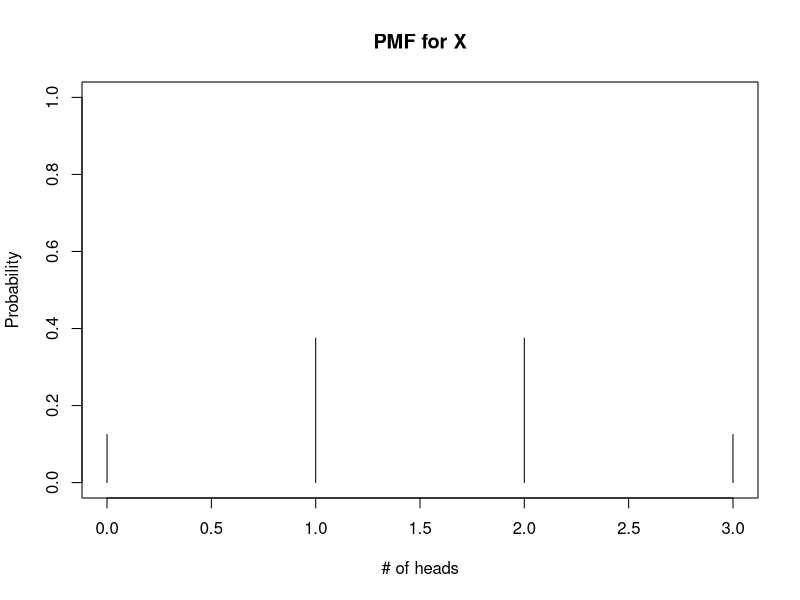
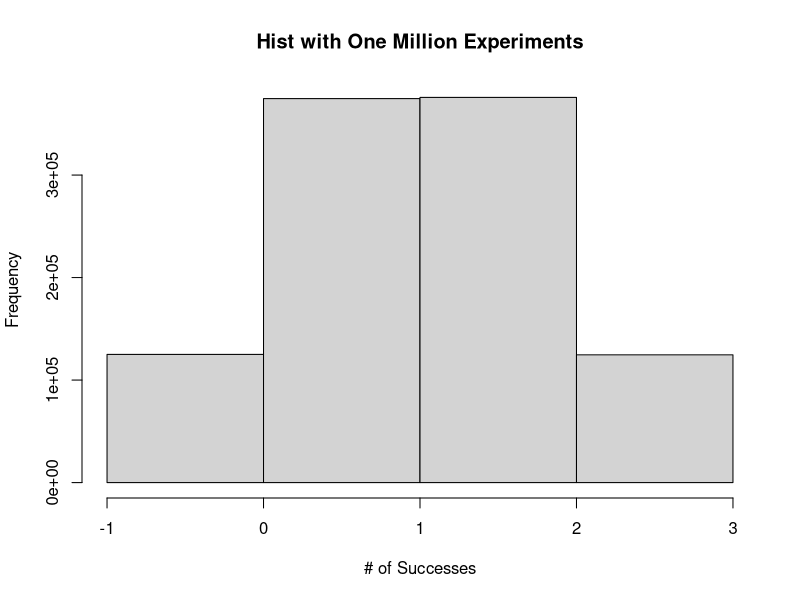
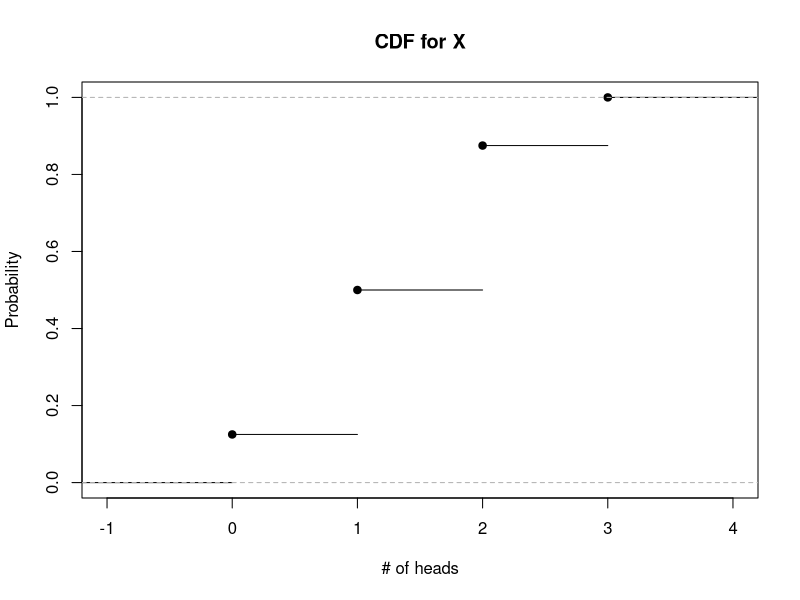
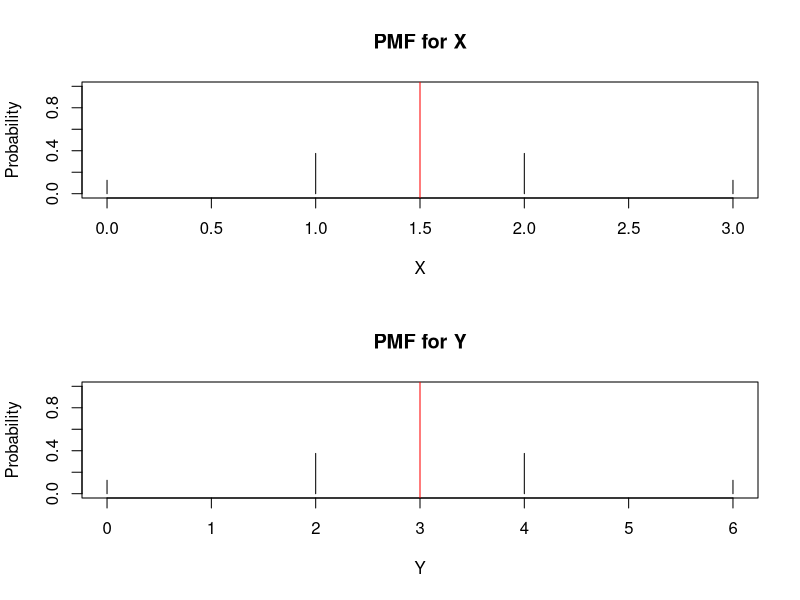
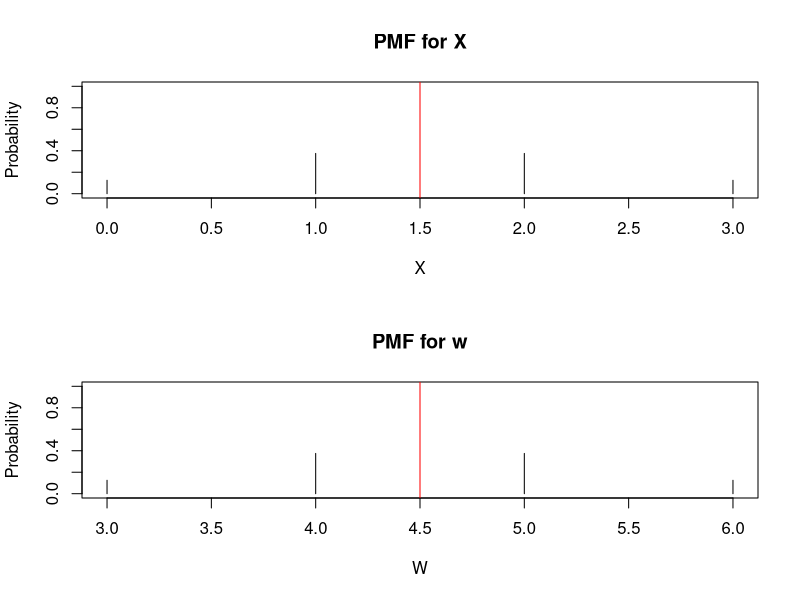
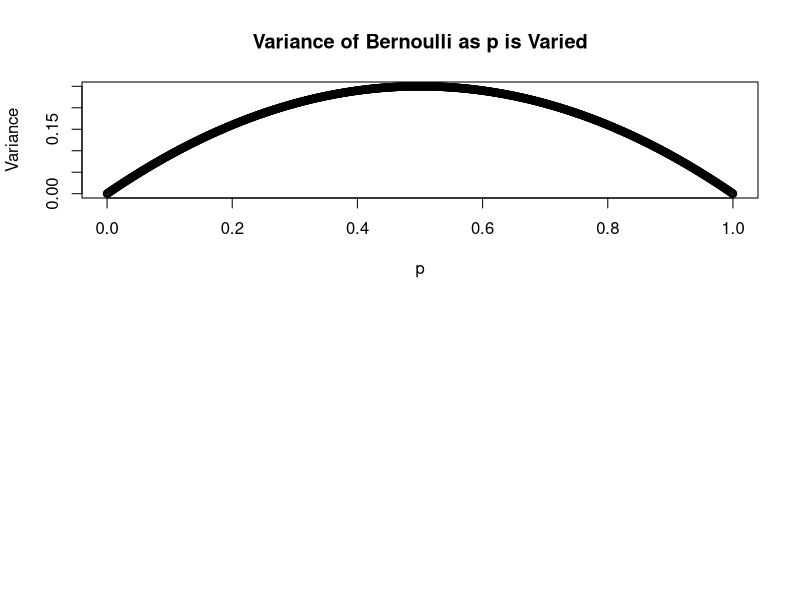
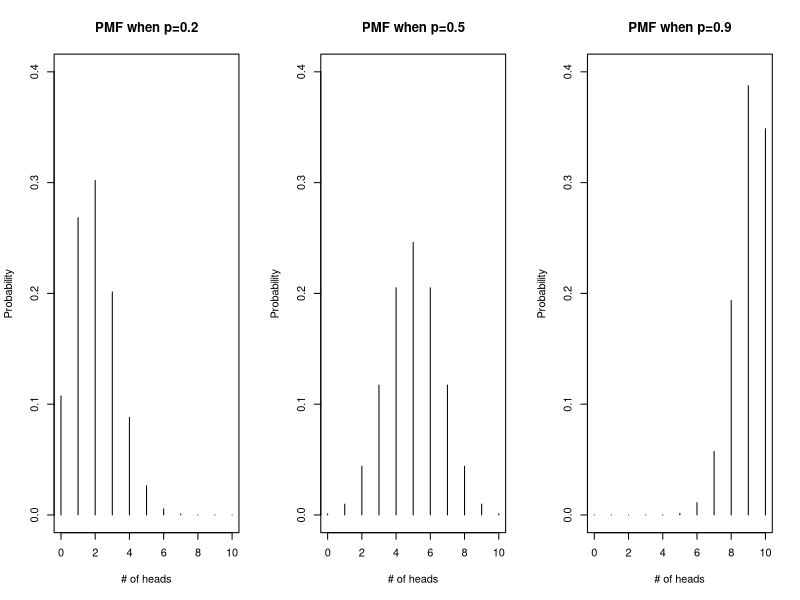
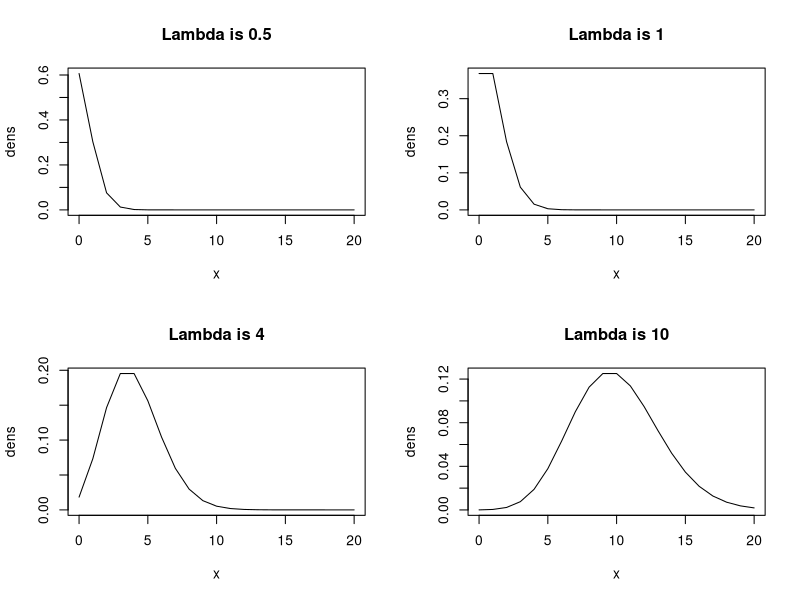

Here is the R script that generated these plots, in order:
## ---- chunk 1
rm(list = ls())
## ---- chunk 2
# Define your table data
my_data <- data.frame(
  x = c(0, 1, 2, 3),
  PMF = c(1/8, 3/8, 3/8, 1/8)
)

# Create the table using kable
knitr::kable(my_data, caption = "PMF for X")
## ---- chunk 3
##support
x<-0:3
## PMF for each value in the support. 
PMFs<-c(1/8, 3/8, 3/8, 1/8)
## create plot of PMF vs each value in support
plot(x, PMFs, type="h", main = "PMF for X", xlab="# of heads", ylab="Probability", ylim=c(0,1))
## ---- chunk 4
##It turns out that our experiment can be modeled as a binomial distribution. 
##More details about binomial distribution later in this module. 

##set up X as a binomial
n<-3 ##number of flips
p<-0.5 ##prob of head in a flip
x<-0:3 ##support for X

##so you can replicate my simulation
set.seed(1)
reps<-1000000 ##how many times to run the experiment
hist(rbinom(reps,n,p), breaks=-1:3, main="Hist with One Million Experiments", xlab="# of Successes")
## ---- chunk 5
# Define your table data
my_data <- data.frame(
  x = c(0, 1, 2, 3),
  CDF = c(1/8, 4/8, 7/8, 1)
)

# Create the table using kable
knitr::kable(my_data, caption = "CDF for X")
## ---- chunk 6
y<-c(0,1,1,1,2,2,2,3)
## create plot of CDF vs each value in support
plot(ecdf(y), , main = "CDF for X", xlab="# of heads", ylab="Probability")
## ---- chunk 7
##support of X
x<-0:3
## PMF for each value in the support. 
PMFs<-c(1/8, 3/8, 3/8, 1/8)
EX<-1.5

##support of Y
y<-2*x
## PMF for each value in the support. 
PMFs<-c(1/8, 3/8, 3/8, 1/8)
EY<-2*EX

par(mfrow=c(2,1))

## create plot of PMF vs each value in support
plot(x, PMFs, type="h", main = "PMF for X", xlab="X", ylab="Probability", ylim=c(0,1))
##overlay a line representing EX in red
abline(v=EX, col="red")

## create plot of PMF vs each value in support
plot(y, PMFs, type="h", main = "PMF for Y", xlab="Y", ylab="Probability", ylim=c(0,1))
##overlay a line representing EY in red
abline(v=EY, col="red")
## ---- chunk 8
##support of X
x<-0:3
## PMF for each value in the support. 
PMFs<-c(1/8, 3/8, 3/8, 1/8)
EX<-1.5

##support of W
w<-x+3
## PMF for each value in the support. 
PMFs<-c(1/8, 3/8, 3/8, 1/8)
EW<-EX+3

par(mfrow=c(2,1))

## create plot of PMF vs each value in support
plot(x, PMFs, type="h", main = "PMF for X", xlab="X", ylab="Probability", ylim=c(0,1))
##overlay a line representing EX in red
abline(v=EX, col="red")

## create plot of PMF vs each value in support
plot(w, PMFs, type="h", main = "PMF for w", xlab="W", ylab="Probability", ylim=c(0,1))
##overlay a line representing EW in red
abline(v=EW, col="red")
## ---- chunk 9
p<-seq(0,1,by = 0.001) ##sequence of values for p
Bern_var<-p*(1-p) ##variance of Bernoulli
##plot variance against p
plot(p, Bern_var, ylab="Variance", main="Variance of Bernoulli as p is Varied")
## ---- chunk 10
factorial(5)
## ---- chunk 11
dbinom(2,3,0.5) ##specify values of k, n, p in this order
## ---- chunk 12
x<-0:10
n<-10
PMFs2<-dbinom(x,n,0.2)
PMFs5<-dbinom(x,n,0.5)
PMFs9<-dbinom(x,n,0.9)

par(mfrow=c(1,3))
plot(x, PMFs2, type="h", main = "PMF when p=0.2", xlab="# of heads", ylab="Probability", ylim=c(0,0.4))
plot(x, PMFs5, type="h", main = "PMF when p=0.5", xlab="# of heads", ylab="Probability", ylim=c(0,0.4))
plot(x, PMFs9, type="h", main = "PMF when p=0.9", xlab="# of heads", ylab="Probability", ylim=c(0,0.4))
## ---- chunk 13
##calculate probability of Poisson with these values on the support
x<-0:20
lambda<-c(0.5, 1, 4, 10) ##try 4 different values of lambda

##create PMFs of these 4 Poissons with different lambdas
par(mfrow=c(2,2))
for (i in 1:4)
  
{
  dens<-dpois(x,lambda[i])
  plot(x, dens, type="l", main=paste("Lambda is", lambda[i]))
}


## ---- chunk 14
##set up binomial
n<-100 
p<-0.02 
y<-0:3 ##we want P(Y=0), P(Y=1), P(Y=2), P(Y=3)
sum(dbinom(y,n,p))

##Use Poisson to approx binomial
lambda<-n*p
sum(dpois(y,lambda))
## ---- chunk 15
dbinom(2, 5, 0.3) ##supply the value of Y you want, then the parameters n and p in this order
## ---- chunk 16
pbinom(2, 5, 0.3) ##supply the value of Y you want, then the parameters n and p in this order
## ---- chunk 17
qbinom(0.5, 5, 0.3) ##supply the value of the percentile you need, then the parameters n and p in this order
## ---- chunk 18
set.seed(2) ##use set.seed() so we get the same random numbers each time the code is run
rbinom(10, 5, 0.3) ##supply the number of simulated data you need, then the parameters n and p
## ---- chunk 19
dpois(1, 2) ##supply value of k, then parameter
